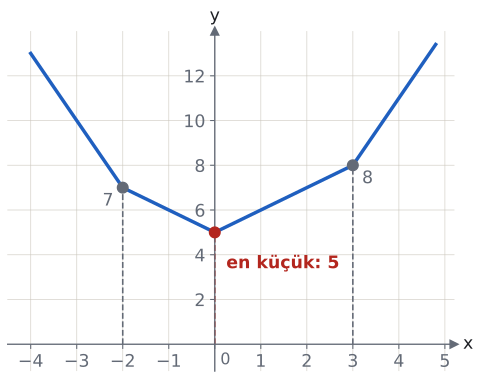

Write Python code to recreate this figure.
import sys; sys.path.insert(0, "tools")
from cizim import *

# y = |x + 2| + |x| + |x − 3| grafiği; kritik noktalar −2, 0, 3; en küçük değer 5 (x = 0).
f = lambda x: np.abs(x + 2) + np.abs(x) + np.abs(x - 3)
fig, ax = sekil(6, 4.6)
eksenler(ax, x=(-4.5, 5.2), y=(-1.2, 14))
ax.set_xticks(range(-4, 6)); ax.set_yticks(range(2, 14, 2))
ax.set_xticklabels([str(t).replace("-", "−") if t != 0 else "" for t in range(-4, 6)])
xs = np.linspace(-4, 4.8, 400)
ax.plot(xs, f(xs), color=MAVI, lw=2.6, zorder=3)
for k, d, renk in ((-2, 7, SOLUK), (0, 5, KIRMIZI), (3, 8, SOLUK)):
    ax.plot([k, k], [0, d], ls="--", color=renk, lw=1.2, zorder=2)
    ax.plot(k, d, "o", color=renk, markersize=8, zorder=5)
ax.text(-2.2, 6.2, "7", ha="right", fontsize=13, color=SOLUK)
ax.text(3.2, 7.2, "8", ha="left", fontsize=13, color=SOLUK)
ax.text(0.25, 4.0, "en küçük: 5", ha="left", va="top", fontsize=13, color=KIRMIZI, fontweight="bold")
ax.text(0.12, -0.35, "0", ha="left", va="top", fontsize=12, color=SOLUK)
kaydet(fig, __file__)
